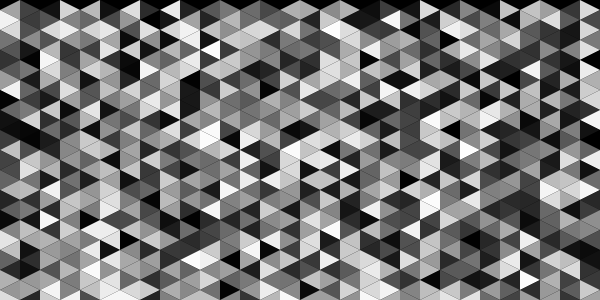
Frame 1 (no input)
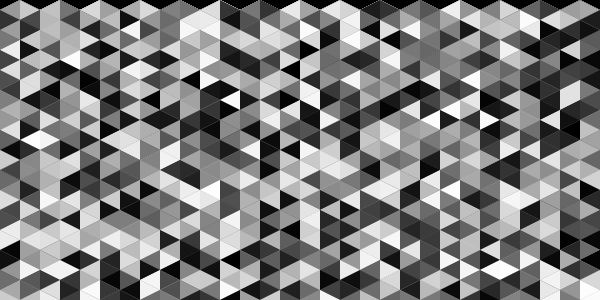
Frame 60 (the mouse pressed at the canvas centre just before this capture)
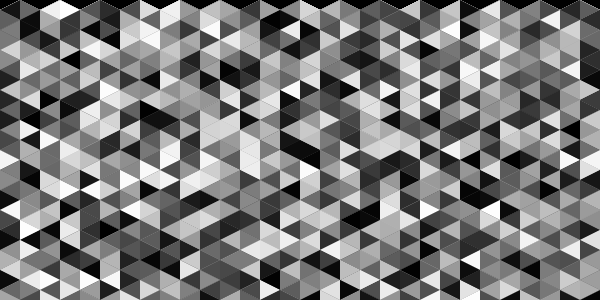
Frame 120 (the mouse held since frame 60 and released just before this capture)

The Processing sketch that drew these frames (run headless with seeded random() and noise(); from frame 60 on, the mouse is pressed at the canvas centre):

// Processing sketch: processing_172278
// ── processing_172278.pde

void setup() {
  size(600,300);
  smooth();
  background(0);
  noStroke();
}

void draw() {
  for (int x = 0; x < 700; x = x+40) {
  for (int y = 0; y < 350; y = y+20) {
    float a = random(255);
    fill(a);    //Colour
    triangle(0+x,10+y,20+x,0+y,20+x,20+y);
    float d = random(255);
    fill(d);
    triangle(20+x,0+y,40+x,10+y,20+x,20+y);
    float g = random(255);
    fill(g);
    triangle(0+x,10+y,20+x,20+y,0+x,30+y);
    float j = random(255);
    fill(j);
    triangle(20+x,20+y,40+x,10+y,40+x,30+y);
}
  }}
